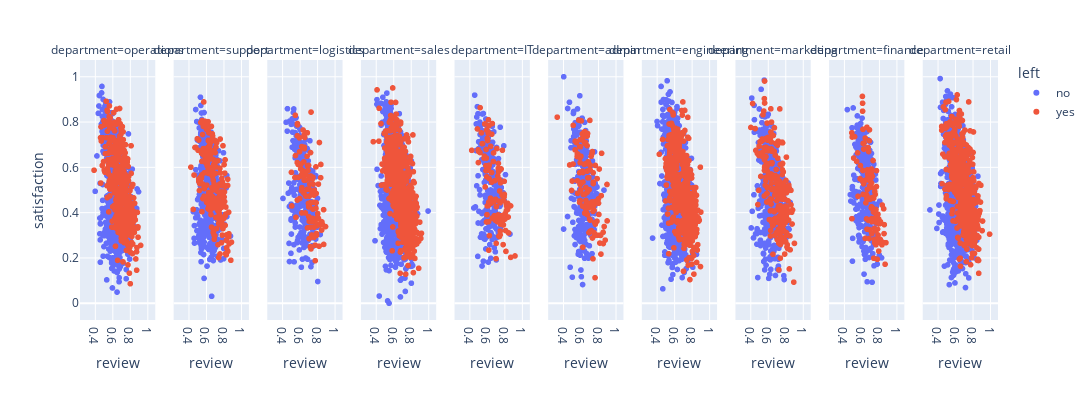

Notebook code for this chart:
### Markdown cell above
The attrition rate across the 10 company department varies slightly from the overall company attrition rate of 29%. IT, Logistics and Retail have the highest attrition rate of 31%, followed by marketing at 30%. The rest of the department attrition rates are below 30%, with Finance having the lowest turnover rate, of 27%. In absolute terms, Sales, Retail, Engineering and Operations, had the largest number of staff leaving by department (totaling 1,881). Overall, the difference across departments employee turnover is marginal and suggests that reasons for leaving may be more systemic in nature.

### Code cell
import plotly.express as px

fig = px.scatter(df, x="review", y="satisfaction",color="left",facet_col="department",width=1800,
    height=400)
fig.show()

### Figure 1 — Plotly figure (JSON) as saved in the notebook; plotly's stock layout.template omitted (floating-point values rounded to 4 significant figures; data arrays with more than 128 entries replaced by an {"elided": "..."} marker saying what was removed)
{"data": [{"hovertemplate": "left=no<br>department=operations<br>review=%{x}<br>satisfaction=%{y}<extra></extra>", "legendgroup": "no", "marker": {"color": "#636efa", "symbol": "circle"}, "mode": "markers", "name": "no", "showlegend": true, "type": "scattergl", "x": {"elided": "1086 float values"}, "xaxis": "x", "y": {"elided": "1086 float values"}, "yaxis": "y"}, {"hovertemplate": "left=no<br>department=support<br>review=%{x}<br>satisfaction=%{y}<extra></extra>", "legendgroup": "no", "marker": {"color": "#636efa", "symbol": "circle"}, "mode": "markers", "name": "no", "showlegend": false, "type": "scattergl", "x": {"elided": "523 float values"}, "xaxis": "x2", "y": {"elided": "523 float values"}, "yaxis": "y2"}, {"hovertemplate": "left=no<br>department=logistics<br>review=%{x}<br>satisfaction=%{y}<extra></extra>", "legendgroup": "no", "marker": {"color": "#636efa", "symbol": "circle"}, "mode": "markers", "name": "no", "showlegend": false, "type": "scattergl", "x": {"elided": "249 float values"}, "xaxis": "x3", "y": {"elided": "249 float values"}, "yaxis": "y3"}, {"hovertemplate": "left=no<br>department=sales<br>review=%{x}<br>satisfaction=%{y}<extra></extra>", "legendgroup": "no", "marker": {"color": "#636efa", "symbol": "circle"}, "mode": "markers", "name": "no", "showlegend": false, "type": "scattergl", "x": {"elided": "1346 float values"}, "xaxis": "x4", "y": {"elided": "1346 float values"}, "yaxis": "y4"}, {"hovertemplate": "left=no<br>department=IT<br>review=%{x}<br>satisfaction=%{y}<extra></extra>", "legendgroup": "no", "marker": {"color": "#636efa", "symbol": "circle"}, "mode": "markers", "name": "no", "showlegend": false, "type": "scattergl", "x": {"elided": "246 float values"}, "xaxis": "x5", "y": {"elided": "246 float values"}, "yaxis": "y5"}, {"hovertemplate": "left=no<br>department=admin<br>review=%{x}<br>satisfaction=%{y}<extra></extra>", "legendgroup": "no", "marker": {"color": "#636efa", "symbol": "circle"}, "mode": "markers", "name": "no", "showlegend": false, "type": "scattergl", "x": {"elided": "304 float values"}, "xaxis": "x6", "y": {"elided": "304 float values"}, "yaxis": "y6"}, {"hovertemplate": "left=no<br>department=engineering<br>review=%{x}<br>satisfaction=%{y}<extra></extra>", "legendgroup": "no", "marker": {"color": "#636efa", "symbol": "circle"}, "mode": "markers", "name": "no", "showlegend": false, "type": "scattergl", "x": {"elided": "1079 float values"}, "xaxis": "x7", "y": {"elided": "1079 float values"}, "yaxis": "y7"}, {"hovertemplate": "left=no<br>department=marketing<br>review=%{x}<br>satisfaction=%{y}<extra></extra>", "legendgroup": "no", "marker": {"color": "#636efa", "symbol": "circle"}, "mode": "markers", "name": "no", "showlegend": false, "type": "scattergl", "x": {"elided": "559 float values"}, "xaxis": "x8", "y": {"elided": "559 float values"}, "yaxis": "y8"}, {"hovertemplate": "left=no<br>department=finance<br>review=%{x}<br>satisfaction=%{y}<extra></extra>", "legendgroup": "no", "marker": {"color": "#636efa", "symbol": "circle"}, "mode": "markers", "name": "no", "showlegend": false, "type": "scattergl", "x": {"elided": "294 float values"}, "xaxis": "x9", "y": {"elided": "294 float values"}, "yaxis": "y9"}, {"hovertemplate": "left=no<br>department=retail<br>review=%{x}<br>satisfaction=%{y}<extra></extra>", "legendgroup": "no", "marker": {"color": "#636efa", "symbol": "circle"}, "mode": "markers", "name": "no", "showlegend": false, "type": "scattergl", "x": {"elided": "1070 float values"}, "xaxis": "x10", "y": {"elided": "1070 float values"}, "yaxis": "y10"}, {"hovertemplate": "left=yes<br>department=operations<br>review=%{x}<br>satisfaction=%{y}<extra></extra>", "legendgroup": "yes", "marker": {"color": "#EF553B", "symbol": "circle"}, "mode": "markers", "name": "yes", "showlegend": true, "type": "scattergl", "x": {"elided": "436 float values"}, "xaxis": "x", "y": {"elided": "436 float values"}, "yaxis": "y"}, {"hovertemplate": "left=yes<br>department=support<br>review=%{x}<br>satisfaction=%{y}<extra></extra>", "legendgroup": "yes", "marker": {"color": "#EF553B", "symbol": "circle"}, "mode": "markers", "name": "yes", "showlegend": false, "type": "scattergl", "x": {"elided": "212 float values"}, "xaxis": "x2", "y": {"elided": "212 float values"}, "yaxis": "y2"}, {"hovertemplate": "left=yes<br>department=logistics<br>review=%{x}<br>satisfaction=%{y}<extra></extra>", "legendgroup": "yes", "marker": {"color": "#EF553B", "symbol": "circle"}, "mode": "markers", "name": "yes", "showlegend": false, "type": "scattergl", "x": [0.7574, 0.752, 0.7296, 0.6875, 0.7922, 0.8756, 0.7607, 0.861, 0.7949, 0.8056, 0.7511, 0.8259, 0.7867, 0.789, 0.7088, 0.7052, 0.6006, 0.7035, 0.8744, 0.7548, 0.7931, 0.7645, 0.7236, 0.7482, 0.6997, 0.8315, 0.6485, 0.7864, 0.6717, 0.8225, 0.7483, 0.7891, 0.7204, 0.8404, 0.7076, 0.6262, 0.8068, 0.7044, 0.6687, 0.7211, 0.7775, 0.7806, 0.8145, 0.7636, 0.6948, 0.8157, 0.8185, 0.7428, 0.6652, 0.7693, 0.7627, 0.8513, 0.6894, 0.8549, 0.7384, 0.7033, 0.7779, 0.6245, 0.7631, 0.6876, 0.8962, 0.709, 0.691, 0.509, 0.7015, 0.6208, 0.7108, 0.5518, 0.8428, 0.6474, 0.6243, 0.5747, 0.7105, 0.5744, 0.5716, 0.73, 0.5494, 0.6508, 0.5981, 0.6702, 0.6122, 0.5449, 0.6384, 0.5728, 0.5725, 0.6475, 0.5822, 0.5976, 0.764, 0.5901, 0.6613, 0.7241, 0.6842, 0.5846, 0.6423, 0.6507, 0.6401, 0.7159, 0.6498, 0.7125, 0.6139, 0.6532, 0.6386, 0.5051, 0.6247, 0.7271, 0.6533, 0.7684, 0.6576, 0.5563, 0.7469], "xaxis": "x3", "y": [0.3624, 0.556, 0.2399, 0.7526, 0.308, 0.2598, 0.4456, 0.3481, 0.342, 0.3802, 0.4156, 0.7097, 0.4189, 0.4439, 0.3618, 0.4275, 0.4623, 0.4251, 0.4131, 0.5258, 0.2999, 0.3354, 0.2502, 0.3747, 0.4407, 0.3467, 0.4861, 0.6022, 0.4723, 0.2518, 0.3606, 0.4851, 0.4434, 0.5544, 0.2852, 0.5708, 0.396, 0.3823, 0.5439, 0.336, 0.2565, 0.3691, 0.5259, 0.4775, 0.5859, 0.3743, 0.3489, 0.4849, 0.3986, 0.3646, 0.3671, 0.323, 0.3327, 0.359, 0.3013, 0.4309, 0.1879, 0.3986, 0.2911, 0.5035, 0.3385, 0.4296, 0.6069, 0.4298, 0.6085, 0.4971, 0.4732, 0.652, 0.6127, 0.6242, 0.6916, 0.7876, 0.5026, 0.7931, 0.6211, 0.8439, 0.8298, 0.742, 0.6687, 0.5682, 0.5926, 0.5553, 0.5841, 0.4554, 0.7396, 0.5623, 0.6127, 0.7303, 0.4901, 0.6161, 0.5662, 0.6651, 0.6493, 0.5556, 0.5583, 0.5433, 0.5666, 0.5255, 0.5822, 0.5504, 0.6141, 0.6887, 0.7648, 0.5779, 0.5104, 0.5618, 0.6826, 0.4993, 0.732, 0.3793, 0.549], "yaxis": "y3"}, {"hovertemplate": "left=yes<br>department=sales<br>review=%{x}<br>satisfaction=%{y}<extra></extra>", "legendgroup": "yes", "marker": {"color": "#EF553B", "symbol": "circle"}, "mode": "markers", "name": "yes", "showlegend": false, "type": "scattergl", "x": {"elided": "537 float values"}, "xaxis": "x4", "y": {"elided": "537 float values"}, "yaxis": "y4"}, {"hovertemplate": "left=yes<br>department=IT<br>review=%{x}<br>satisfaction=%{y}<extra></extra>", "legendgroup": "yes", "marker": {"color": "#EF553B", "symbol": "circle"}, "mode": "markers", "name": "yes", "showlegend": false, "type": "scattergl", "x": [0.6438, 0.7709, 0.6959, 0.7877, 0.7498, 0.919, 0.8447, 0.8212, 0.7932, 0.7509, 0.8036, 0.7971, 0.5921, 0.8343, 0.8047, 0.7371, 0.6253, 0.748, 0.7791, 0.7246, 0.7529, 0.752, 0.786, 0.7427, 0.8151, 0.7303, 0.8343, 0.7721, 0.652, 0.8688, 0.8403, 0.7381, 0.6796, 0.758, 0.7599, 0.7424, 0.6179, 0.7825, 0.7346, 0.7209, 0.7957, 0.8109, 0.7487, 0.6745, 0.6157, 0.6815, 0.7152, 0.7407, 0.7031, 0.8178, 0.8695, 0.784, 0.6575, 0.7016, 0.8222, 0.4959, 0.6228, 0.5863, 0.6141, 0.6401, 0.6145, 0.5337, 0.5424, 0.4878, 0.5904, 0.6114, 0.6382, 0.6158, 0.5994, 0.6411, 0.6693, 0.7224, 0.612, 0.6051, 0.7265, 0.6921, 0.5975, 0.5664, 0.6669, 0.6727, 0.6009, 0.7107, 0.5931, 0.6528, 0.5635, 0.687, 0.5762, 0.6502, 0.6585, 0.5014, 0.7377, 0.5876, 0.4223, 0.5169, 0.6954, 0.4986, 0.6371, 0.5473, 0.5947, 0.5186, 0.7589, 0.6199, 0.6112, 0.5716, 0.7743, 0.6219, 0.7054, 0.7285, 0.619, 0.5844], "xaxis": "x5", "y": [0.4439, 0.4769, 0.3744, 0.4536, 0.3187, 0.2088, 0.3106, 0.41, 0.4691, 0.3494, 0.3715, 0.4807, 0.3588, 0.4141, 0.3957, 0.5846, 0.2986, 0.4434, 0.4766, 0.3897, 0.5317, 0.3592, 0.3463, 0.4955, 0.229, 0.581, 0.4411, 0.3519, 0.5348, 0.4299, 0.3807, 0.4506, 0.4499, 0.4507, 0.3865, 0.3779, 0.2342, 0.2588, 0.296, 0.3674, 0.5382, 0.3209, 0.3022, 0.4476, 0.3602, 0.3863, 0.3607, 0.2948, 0.2645, 0.4392, 0.2025, 0.3457, 0.3762, 0.1968, 0.4292, 0.6771, 0.6094, 0.5854, 0.8102, 0.6924, 0.7543, 0.7522, 0.7046, 0.7694, 0.6411, 0.4301, 0.464, 0.6023, 0.4296, 0.441, 0.6258, 0.5616, 0.5882, 0.7185, 0.5956, 0.3668, 0.3912, 0.6496, 0.4489, 0.6637, 0.7272, 0.6829, 0.7651, 0.7464, 0.6413, 0.5413, 0.5135, 0.5769, 0.7934, 0.6705, 0.5475, 0.679, 0.6751, 0.6656, 0.4591, 0.6211, 0.4481, 0.7047, 0.5581, 0.8634, 0.5931, 0.7842, 0.7501, 0.7916, 0.6757, 0.5505, 0.4264, 0.6172, 0.4472, 0.6073], "yaxis": "y5"}, {"hovertemplate": "left=yes<br>department=admin<br>review=%{x}<br>satisfaction=%{y}<extra></extra>", "legendgroup": "yes", "marker": {"color": "#EF553B", "symbol": "circle"}, "mode": "markers", "name": "yes", "showlegend": false, "type": "scattergl", "x": [0.6588, 0.6501, 0.7215, 0.6724, 0.8195, 0.6243, 0.6735, 0.7685, 0.6459, 0.7411, 0.8321, 0.8809, 0.6758, 0.8278, 0.8571, 0.6736, 0.6596, 0.762, 0.7532, 0.7883, 0.7635, 0.6808, 0.6947, 0.8089, 0.7791, 0.8043, 0.752, 0.7435, 0.8127, 0.6935, 0.7345, 0.8692, 0.7961, 0.8033, 0.7292, 0.7866, 0.7434, 0.6218, 0.764, 0.7075, 0.7087, 0.7411, 0.8357, 0.8297, 0.7644, 0.6559, 0.7077, 0.6992, 0.7188, 0.903, 0.8589, 0.5953, 0.5878, 0.4951, 0.7051, 0.5875, 0.698, 0.7293, 0.9017, 0.5772, 0.686, 0.6401, 0.657, 0.5923, 0.6838, 0.7021, 0.6742, 0.7087, 0.5353, 0.697, 0.6515, 0.7058, 0.6944, 0.5621, 0.5644, 0.5997, 0.8395, 0.6787, 0.7429, 0.648, 0.5892, 0.4732, 0.6429, 0.5939, 0.5141, 0.6182, 0.7059, 0.5019, 0.6197, 0.6293, 0.5963, 0.5707, 0.7193, 0.3305, 0.6694, 0.6735, 0.6283, 0.6065, 0.5943, 0.6262, 0.6925, 0.5369, 0.5881, 0.6564, 0.559, 0.748, 0.6023, 0.5989, 0.7069, 0.7339, 0.7534, 0.512, 0.595, 0.5614, 0.5511, 0.7688, 0.6251, 0.6408, 0.6649], "xaxis": "x6", "y": [0.5109, 0.4821, 0.3208, 0.6169, 0.2657, 0.2471, 0.4897, 0.3492, 0.3977, 0.1963, 0.217, 0.2786, 0.3913, 0.2997, 0.313, 0.7379, 0.4537, 0.3557, 0.4106, 0.55, 0.2992, 0.5536, 0.3115, 0.3921, 0.4489, 0.4418, 0.4325, 0.528, 0.5926, 0.4224, 0.2881, 0.3386, 0.3004, 0.461, 0.4472, 0.3624, 0.5344, 0.4287, 0.4489, 0.4299, 0.3669, 0.4054, 0.475, 0.3009, 0.1127, 0.4182, 0.4398, 0.4273, 0.4428, 0.3636, 0.2635, 0.4532, 0.4522, 0.4979, 0.8074, 0.4453, 0.6139, 0.6605, 0.5245, 0.8086, 0.6249, 0.7561, 0.6162, 0.6432, 0.4375, 0.3711, 0.5835, 0.6097, 0.6773, 0.5014, 0.7045, 0.4266, 0.4322, 0.6596, 0.4854, 0.5002, 0.6619, 0.7494, 0.5761, 0.7575, 0.691, 0.6106, 0.7109, 0.6208, 0.7854, 0.7479, 0.3172, 0.5395, 0.5831, 0.48, 0.6909, 0.6562, 0.649, 0.8215, 0.3978, 0.6958, 0.7345, 0.8051, 0.5235, 0.5351, 0.5543, 0.7156, 0.576, 0.7093, 0.6472, 0.4429, 0.649, 0.5316, 0.5892, 0.6697, 0.3116, 0.6146, 0.7224, 0.5408, 0.7096, 0.6085, 0.5771, 0.6129, 0.4459], "yaxis": "y6"}, {"hovertemplate": "left=yes<br>department=engineering<br>review=%{x}<br>satisfaction=%{y}<extra></extra>", "legendgroup": "yes", "marker": {"color": "#EF553B", "symbol": "circle"}, "mode": "markers", "name": "yes", "showlegend": false, "type": "scattergl", "x": {"elided": "437 float values"}, "xaxis": "x7", "y": {"elided": "437 float values"}, "yaxis": "y7"}, {"hovertemplate": "left=yes<br>department=marketing<br>review=%{x}<br>satisfaction=%{y}<extra></extra>", "legendgroup": "yes", "marker": {"color": "#EF553B", "symbol": "circle"}, "mode": "markers", "name": "yes", "showlegend": false, "type": "scattergl", "x": {"elided": "243 float values"}, "xaxis": "x8", "y": {"elided": "243 float values"}, "yaxis": "y8"}, {"hovertemplate": "left=yes<br>department=finance<br>review=%{x}<br>satisfaction=%{y}<extra></extra>", "legendgroup": "yes", "marker": {"color": "#EF553B", "symbol": "circle"}, "mode": "markers", "name": "yes", "showlegend": false, "type": "scattergl", "x": [0.6312, 0.7116, 0.7108, 0.7154, 0.7029, 0.8684, 0.7935, 0.6908, 0.7169, 0.8155, 0.6403, 0.7352, 0.72, 0.8346, 0.7872, 0.8132, 0.8372, 0.7304, 0.796, 0.7383, 0.7496, 0.7545, 0.6479, 0.745, 0.6598, 0.6807, 0.6607, 0.7865, 0.6839, 0.8562, 0.6799, 0.7636, 0.784, 0.7792, 0.7672, 0.6952, 0.7817, 0.7168, 0.7201, 0.7373, 0.832, 0.768, 0.7448, 0.7634, 0.7953, 0.8009, 0.7101, 0.878, 0.7991, 0.814, 0.7698, 0.6764, 0.7506, 0.6938, 0.745, 0.8585, 0.8043, 0.7537, 0.8523, 0.6638, 0.6512, 0.6552, 0.4864, 0.6099, 0.6878, 0.6736, 0.6808, 0.6627, 0.553, 0.5416, 0.7127, 0.7693, 0.6404, 0.4877, 0.608, 0.5853, 0.6597, 0.6605, 0.7081, 0.6677, 0.6796, 0.7096, 0.7056, 0.7726, 0.7216, 0.7707, 0.6889, 0.558, 0.5076, 0.6162, 0.6925, 0.6233, 0.6143, 0.6075, 0.6823, 0.6249, 0.7129, 0.6136, 0.4904, 0.5814, 0.6101, 0.6648, 0.5184, 0.7087, 0.6715, 0.6217, 0.6164, 0.6264], "xaxis": "x9", "y": [0.5405, 0.5928, 0.368, 0.3742, 0.461, 0.1722, 0.3555, 0.3245, 0.36, 0.3599, 0.2863, 0.4026, 0.4233, 0.4336, 0.3015, 0.282, 0.2702, 0.6299, 0.3715, 0.4641, 0.267, 0.4804, 0.4435, 0.2819, 0.4627, 0.4596, 0.327, 0.3931, 0.2857, 0.3074, 0.3657, 0.414, 0.2867, 0.1941, 0.3885, 0.459, 0.3272, 0.3074, 0.4661, 0.1989, 0.2578, 0.3589, 0.508, 0.2584, 0.2301, 0.2764, 0.4205, 0.2674, 0.2698, 0.2723, 0.5854, 0.3662, 0.492, 0.5114, 0.3302, 0.3469, 0.3512, 0.3202, 0.4171, 0.502, 0.4808, 0.3724, 0.7527, 0.883, 0.7178, 0.6877, 0.5442, 0.5499, 0.664, 0.6265, 0.5312, 0.5151, 0.7294, 0.3734, 0.9132, 0.6079, 0.777, 0.4749, 0.5707, 0.5703, 0.6697, 0.5136, 0.5505, 0.3548, 0.5606, 0.3752, 0.7657, 0.4719, 0.6411, 0.4805, 0.5175, 0.6806, 0.7677, 0.5408, 0.5828, 0.6806, 0.4261, 0.5862, 0.7338, 0.5496, 0.8479, 0.589, 0.7354, 0.5758, 0.4636, 0.5271, 0.7057, 0.7065], "yaxis": "y9"}, {"hovertemplate": "left=yes<br>department=retail<br>review=%{x}<br>satisfaction=%{y}<extra></extra>", "legendgroup": "yes", "marker": {"color": "#EF553B", "symbol": "circle"}, "mode": "markers", "name": "yes", "showlegend": false, "type": "scattergl", "x": {"elided": "471 float values"}, "xaxis": "x10", "y": {"elided": "471 float values"}, "yaxis": "y10"}], "layout": {"annotations": [{"font": {}, "showarrow": false, "text": "department=operations", "x": 0.041, "xanchor": "center", "xref": "paper", "y": 1, "yanchor": "bottom", "yref": "paper"}, {"font": {}, "showarrow": false, "text": "department=support", "x": 0.143, "xanchor": "center", "xref": "paper", "y": 1, "yanchor": "bottom", "yref": "paper"}, {"font": {}, "showarrow": false, "text": "department=logistics", "x": 0.245, "xanchor": "center", "xref": "paper", "y": 1, "yanchor": "bottom", "yref": "paper"}, {"font": {}, "showarrow": false, "text": "department=sales", "x": 0.347, "xanchor": "center", "xref": "paper", "y": 1, "yanchor": "bottom", "yref": "paper"}, {"font": {}, "showarrow": false, "text": "department=IT", "x": 0.449, "xanchor": "center", "xref": "paper", "y": 1, "yanchor": "bottom", "yref": "paper"}, {"font": {}, "showarrow": false, "text": "department=admin", "x": 0.551, "xanchor": "center", "xref": "paper", "y": 1, "yanchor": "bottom", "yref": "paper"}, {"font": {}, "showarrow": false, "text": "department=engineering", "x": 0.653, "xanchor": "center", "xref": "paper", "y": 1, "yanchor": "bottom", "yref": "paper"}, {"font": {}, "showarrow": false, "text": "department=marketing", "x": 0.755, "xanchor": "center", "xref": "paper", "y": 1, "yanchor": "bottom", "yref": "paper"}, {"font": {}, "showarrow": false, "text": "department=finance", "x": 0.857, "xanchor": "center", "xref": "paper", "y": 1, "yanchor": "bottom", "yref": "paper"}, {"font": {}, "showarrow": false, "text": "department=retail", "x": 0.959, "xanchor": "center", "xref": "paper", "y": 1, "yanchor": "bottom", "yref": "paper"}], "height": 400, "legend": {"title": {"text": "left"}, "tracegroupgap": 0}, "margin": {"t": 60}, "width": 1800, "xaxis": {"anchor": "y", "domain": [0, 0.082], "title": {"text": "review"}}, "xaxis10": {"anchor": "y10", "domain": [0.918, 1], "matches": "x", "title": {"text": "review"}}, "xaxis2": {"anchor": "y2", "domain": [0.102, 0.184], "matches": "x", "title": {"text": "review"}}, "xaxis3": {"anchor": "y3", "domain": [0.204, 0.286], "matches": "x", "title": {"text": "review"}}, "xaxis4": {"anchor": "y4", "domain": [0.306, 0.388], "matches": "x", "title": {"text": "review"}}, "xaxis5": {"anchor": "y5", "domain": [0.408, 0.49], "matches": "x", "title": {"text": "review"}}, "xaxis6": {"anchor": "y6", "domain": [0.51, 0.592], "matches": "x", "title": {"text": "review"}}, "xaxis7": {"anchor": "y7", "domain": [0.612, 0.694], "matches": "x", "title": {"text": "review"}}, "xaxis8": {"anchor": "y8", "domain": [0.714, 0.796], "matches": "x", "title": {"text": "review"}}, "xaxis9": {"anchor": "y9", "domain": [0.816, 0.898], "matches": "x", "title": {"text": "review"}}, "yaxis": {"anchor": "x", "domain": [0, 1], "title": {"text": "satisfaction"}}, "yaxis10": {"anchor": "x10", "domain": [0, 1], "matches": "y", "showticklabels": false}, "yaxis2": {"anchor": "x2", "domain": [0, 1], "matches": "y", "showticklabels": false}, "yaxis3": {"anchor": "x3", "domain": [0, 1], "matches": "y", "showticklabels": false}, "yaxis4": {"anchor": "x4", "domain": [0, 1], "matches": "y", "showticklabels": false}, "yaxis5": {"anchor": "x5", "domain": [0, 1], "matches": "y", "showticklabels": false}, "yaxis6": {"anchor": "x6", "domain": [0, 1], "matches": "y", "showticklabels": false}, "yaxis7": {"anchor": "x7", "domain": [0, 1], "matches": "y", "showticklabels": false}, "yaxis8": {"anchor": "x8", "domain": [0, 1], "matches": "y", "showticklabels": false}, "yaxis9": {"anchor": "x9", "domain": [0, 1], "matches": "y", "showticklabels": false}}}
